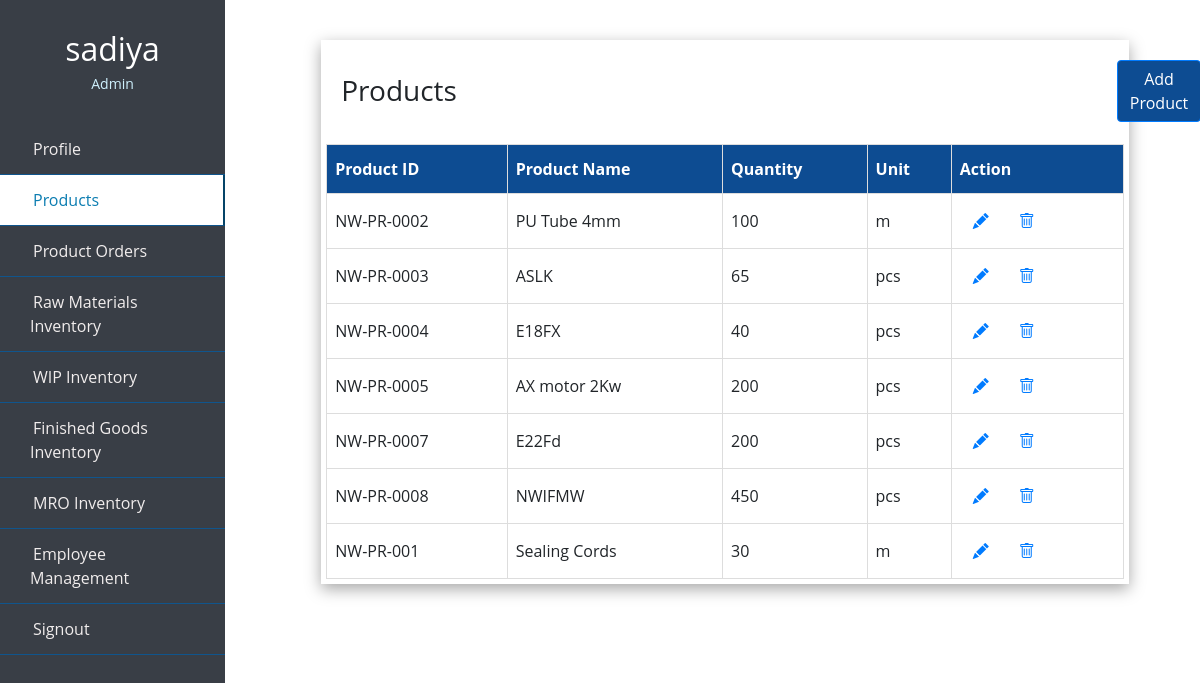
Page /admin_products.php (signed in) on the committed database.
### tables this page shows
CREATE TABLE `products` (
  `product_id` varchar(10) NOT NULL,
  `product_name` varchar(50) NOT NULL,
  `quantity` int(10) NOT NULL,
  `unit` varchar(10) NOT NULL
);

### admin_products.php (the view, shortened to what this page needs)
<?php
include 'partial/dbconnect.php';
?>
<!doctype html>
<html lang="en">
  <head>
    <link rel="stylesheet" href="https://stackpath.bootstrapcdn.com/bootstrap/4.4.1/css/bootstrap.min.css">
    <link rel="stylesheet" href="style.css">
    <link rel="stylesheet" href="https://cdn.jsdelivr.net/npm/bootstrap-icons@1.7.2/font/bootstrap-icons.css">
  </head>
  <body>
  <div class="wrapper">
        <div class="sidebar">
            <div class="profile">
            <h2><?php echo $_SESSION['username']?></h2>
            <p>Admin</p>
            </div>
            <ul>
                <li>
                    <a href="admin_profile.php">
                        <span class="item">Profile</span>
                    </a>
                </li>
                <li>
                    <a href="admin_products.php" class="active">
                        <span class="item">Products</span>
                    </a>
                </li>
                <li>
                    <a href="admin_porders.php">
                        <span class="item">Product Orders</span>
                    </a>
                </li>
                <li>
                    <a href="admin_rawmaterials.php">
                        <span class="item">Raw Materials Inventory</span>
                    </a>
                </li>
                <li>
                    <a href="admin_wip.php">
                        <span class="item">WIP Inventory</span>
                    </a>
                </li>
                <li>
                    <a href="admin_finishedg.php">
                        <span class="item">Finished Goods Inventory</span>
                    </a>
                </li>
                <li>
                    <a href="admin_mro.php">
                        <span class="item">MRO Inventory</span>
                    </a>
                </li>
                <li>
                    <a href="admin_empmanage.php">
                        <span class="item">Employee Management</span>
                    </a>
                </li>
                <li>
                        <a href="/project/logout.php"><span class="item">Signout</span></a>
                </li>
  </ul>
       </div>
</div>
<div class="content">
<div class="box">
<table class="user-info">
  <tr class="heading">
 <td> <h3><u>Products</u></h3></td>
 <td><button type="button" class="btn btn-primary"> <a class="but" href="add_product.php"> Add Product</a></button> </td>
    </tr>
  <table class="products">
  <thead>
  <tr>
    <th>Product ID</th>
    <th>Product Name</th>
    <th>Quantity</th>
    <th>Unit</th>
    <th>Action</th>
  </tr>
  </thead>
  <tbody>
  <?php
  $sql = "SELECT * FROM `products`";
  $result = mysqli_query($conn, $sql);
    if ($result) {
      while($row = mysqli_fetch_assoc($result)) {
       $product_id=$row['product_id'];
          echo '<tr>
              <td>'.$row["product_id"].'</td>
              <td>'.$row["product_name"].'</td>
              <td>'.$row["quantity"].'</td>
               <td>'.$row["unit"].'</td>
               <td>
               <button type="button" class="btn btn-link"> <a href="edit.php?editid='.$product_id.'">  <span class="bi bi-pencil-fill"></span></a></button>
               <button type="button" class="btn btn-link"><a href="delete.php?deleteid='.$product_id.'"> <span class="bi bi-trash"></span></button>
</td>
             </tr>';
  }
}
?>
</tbody>
</table>
</div>
</div>
  </body>
</html>

### style.css (style rules this page uses)
h2 { color: #8EC3B0; }
.item { padding: 3px; text-align: center; }
.wrapper .sidebar { background:#393E46; position: fixed; top: 0; left: 0; width: 225px; height: 100%; padding: 20px 0; transition: all 0.5s ease; }
.wrapper .sidebar .profile { margin-bottom: 30px; text-align: center; }
.wrapper .sidebar .profile h2 { color: #ffffff; margin: 10px 0 5px; }
.wrapper .sidebar .profile p { color: rgb(206, 240, 253); font-size: 14px; }
.wrapper .sidebar ul li a { display: block; padding: 13px 30px; border-bottom: 1px solid #10558d; color: rgb(241, 237, 237); font-size: 16px; position: relative; }
.wrapper .sidebar ul li a:hover, .wrapper .sidebar ul li a.active { color: #0c7db1; background:white; border-right: 2px solid rgb(5, 68, 104); }
.wrapper .sidebar ul li a:hover:before, .wrapper .sidebar ul li a.active:before { display: block; }
.content { border: 1px; background-color: #FEFCF3 ; margin-top: 80px; margin-bottom: 60px; margin-right: 20px; margin-left: 250px; }

### admin_products.php (style rules this page uses)
.content { border: 1px; margin-top: 40px; margin-bottom: 60px; margin-right: 0px; margin-left: 250px; word-wrap: break-word; background-color:white; }
* { list-style: none; text-decoration: none; margin: 0; padding: 0; box-sizing: border-box; font-family: 'Open Sans', sans-serif; }
.content .box { padding: 5px; width: 85%; box-shadow: rgba(0, 0, 0, 0.35) 0px 5px 15px; display: block; margin-left: auto; margin-right: auto; }
.content .box .user-info td, .user-info th { padding: 15px; }
.content .box .heading { font-family: Arial, Helvetica, sans-serif; font-size: 30px; }
.products { font-family: Arial, Helvetica, sans-serif; border-collapse: collapse; width: 100%; }
.products td, .products th { border: 1px solid #ddd; padding: 8px; }
.products th { padding-top: 12px; padding-bottom: 12px; text-align: left; background-color: #0D4C92; color: white; }
.btn-primary, .btn-primary:hover, .btn-primary:active, .btn-primary:visited { background-color: #0D4C92; margin-left: 630px; margin-bottom: 7px; }
.but { color: white; }

### rows in the picture
products: product_id "NW-PR-0002", product_name "PU Tube 4mm", quantity "100", unit "m"
products: product_id "NW-PR-0003", product_name "ASLK", quantity "65", unit "pcs"
products: product_id "NW-PR-0004", product_name "E18FX", quantity "40", unit "pcs"
products: product_id "NW-PR-0005", product_name "AX motor 2Kw", quantity "200", unit "pcs"
products: product_id "NW-PR-0007", product_name "E22Fd", quantity "200", unit "pcs"
products: product_id "NW-PR-0008", product_name "NWIFMW", quantity "450", unit "pcs"
products: product_id "NW-PR-001", product_name "Sealing Cords", quantity "30", unit "m"

### other values in the picture
$_SESSION['username'] "sadiya"
